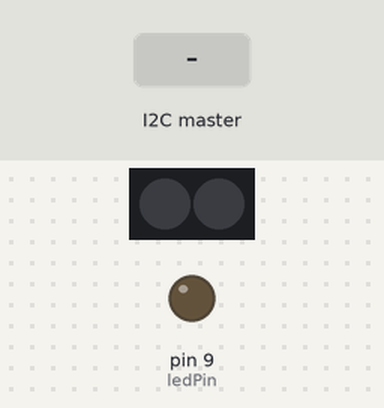
Bench run of a sketch on a simulated Arduino Uno, built with avr-gcc and run on an emulated ATmega328P. Parts: 2 RGB LEDs in strip order, left to right, output pins drawn as LEDs (lit = HIGH). The inputs (shaded band) are chosen by the test bench.

Above: at 1.2 s.
1.3 s: the I2C master sends "l"
At 1.8 s:
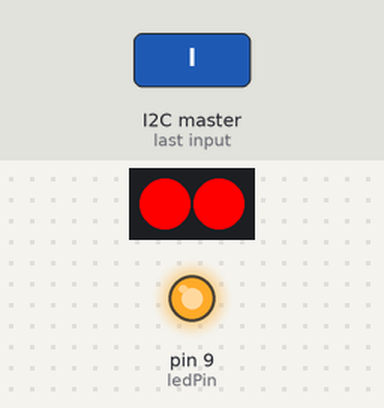
2.8 s: the I2C master sends "l"
At 4.2 s:
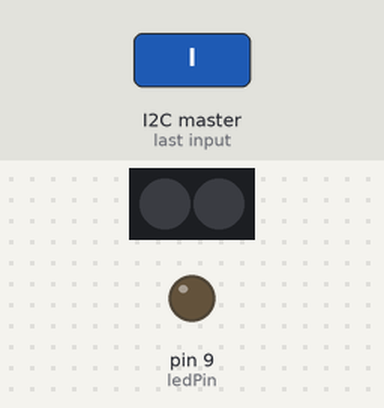
Timing chart, 0 to 5.8 s (numbered marks = the images above; inputs shaded):
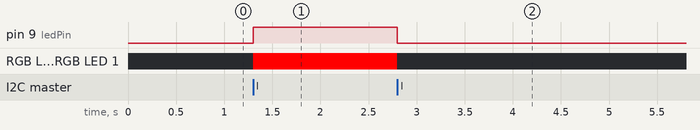

Measured:
- after the input at 1.3 s, pin 9 (ledPin): LOW → HIGH at once; RGB LED 0, RGB LED 1: off → RGB(255, 0, 0) at once
- after the input at 2.8 s, pin 9 (ledPin): HIGH → LOW at once; RGB LED 0, RGB LED 1: RGB(255, 0, 0) → off at once

The sketch:

mBotRGB_i2c.ino
```cpp
#include <Arduino.h>
#include <Wire.h>
#include <SoftwareSerial.h>

#include <MeMCore.h>

int SLAVE_ADDRESS = 0x04;
int ledPin = 9;
int analogPin = A0;

boolean ledOn = false;

MeDCMotor motor_9(9);
MeDCMotor motor_10(10);
void move(int direction, int speed)
{
      int leftSpeed = 0;
      int rightSpeed = 0;
      if(direction == 1){
          leftSpeed = speed;
          rightSpeed = speed;
      }else if(direction == 2){
          leftSpeed = -speed;
          rightSpeed = -speed;
      }else if(direction == 3){
          leftSpeed = -speed;
          rightSpeed = speed;
      }else if(direction == 4){
          leftSpeed = speed;
          rightSpeed = -speed;
      }
      motor_9.run((9)==M1?-(leftSpeed):(leftSpeed));
      motor_10.run((10)==M1?-(rightSpeed):(rightSpeed));
}
double angle_rad = PI/180.0;
double angle_deg = 180.0/PI;
MeRGBLed rgbled_7(7, 7==7?2:4);

void setup(){
    pinMode(ledPin, OUTPUT);
    Wire.begin(SLAVE_ADDRESS);
    Wire.onReceive(processMessage);
    Wire.onRequest(sendAnalogReading);

    /*rgbled_7.setColor(0,255,0,0);
    rgbled_7.show();
    _delay(1);
    rgbled_7.setColor(0,0,255,0);
    rgbled_7.show();
    _delay(1);
    rgbled_7.setColor(0,0,0,255);
    rgbled_7.show();*/
}

void loop(){
    _loop();
}

void _delay(float seconds){
    long endTime = millis() + seconds * 1000;
    while(millis() < endTime)_loop();
}

void _loop(){
}

void processMessage(int n)
{
  char ch = Wire.read();
  if (ch == 'l')
  {
    toggleLED();
  }
}

void toggleLED()
{
  ledOn = ! ledOn;
  digitalWrite(ledPin, ledOn);
  if (ledOn == true) {
  rgbled_7.setColor(0,255,0,0);
  rgbled_7.show();
  }

  if (ledOn == false) {
  rgbled_7.setColor(0,0,0,0);
  rgbled_7.show();
  }
}

void sendAnalogReading()
{
  int reading = analogRead(analogPin);
  Wire.write(reading >> 2);
}
```
